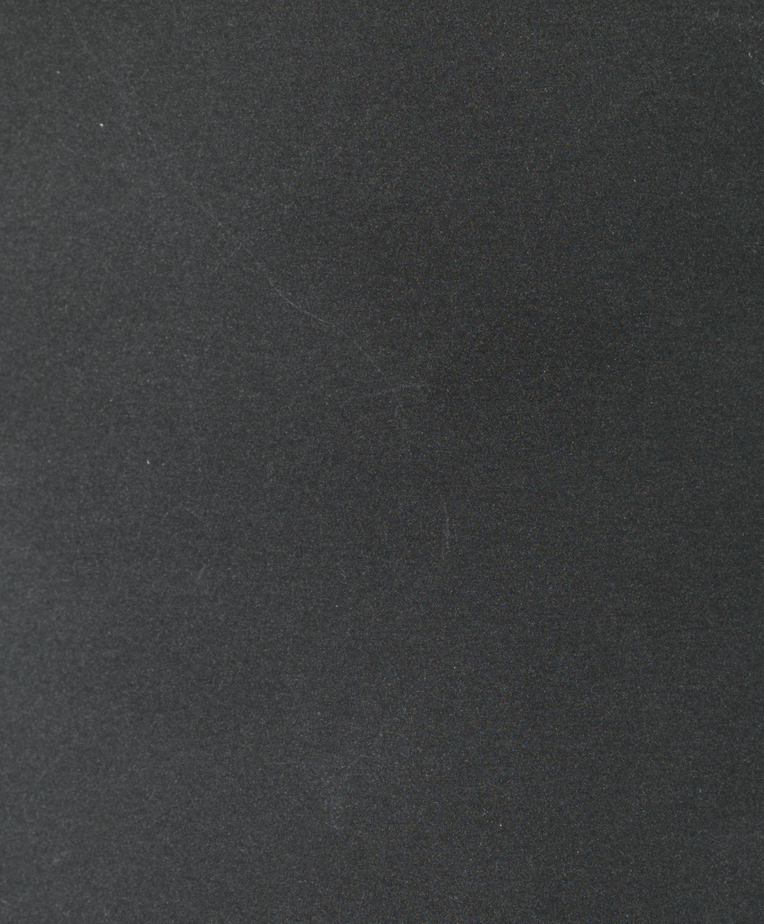
#> input picture input/camera_75.png, 764 x 924 px, shrunk from 1393 x 1686 before the run; its folder holds only this picture in this run
$ python gabor_detector.py   (older library calls are emulated)
#> lines starting #> are read from the running program, lines starting #| are printed output that depends on the picture
import numpy as np
import cv2

from skimage.feature import hessian_matrix, hessian_matrix_eigvals
from skimage import morphology

def build_filters():
	filters = []
	ksize = 51
	sigma = 4.2
	lamda = 10.0
	gamma = 0.3
	psi = 0
	for theta in np.arange(0, np.pi, np.pi / 16):
		kern = cv2.getGaborKernel((ksize, ksize), sigma, theta, lamda, gamma, psi, ktype=cv2.CV_32F)
		kern /= 1.5*kern.sum()
		filters.append(kern)
	return filters

def process(img, filters):
	accum = np.zeros_like(img)
	for idx, kern in enumerate(filters):
		fimg = cv2.filter2D(img, cv2.CV_8UC3, kern)
		# cv2.imwrite('out/gabor_%02d.png'%idx, fimg)
		np.maximum(accum, fimg, accum)
	return accum

if __name__ == '__main__':
	import os, sys

	filters = build_filters()

	img_list = os.listdir('input')

	for img_fn in img_list:

		img = cv2.cvtColor(cv2.imread('input/' + img_fn), cv2.COLOR_BGR2GRAY)
#> img: shape (924, 764); min 34, max 200, mean 60.2

		res1 = process(img, filters)
#> the loop in process, `for idx, kern in enumerate(filters):` made 16 passes
#> pass 1, in process, `fimg = cv2.filter2D(img, cv2.CV_8UC3, kern)`:
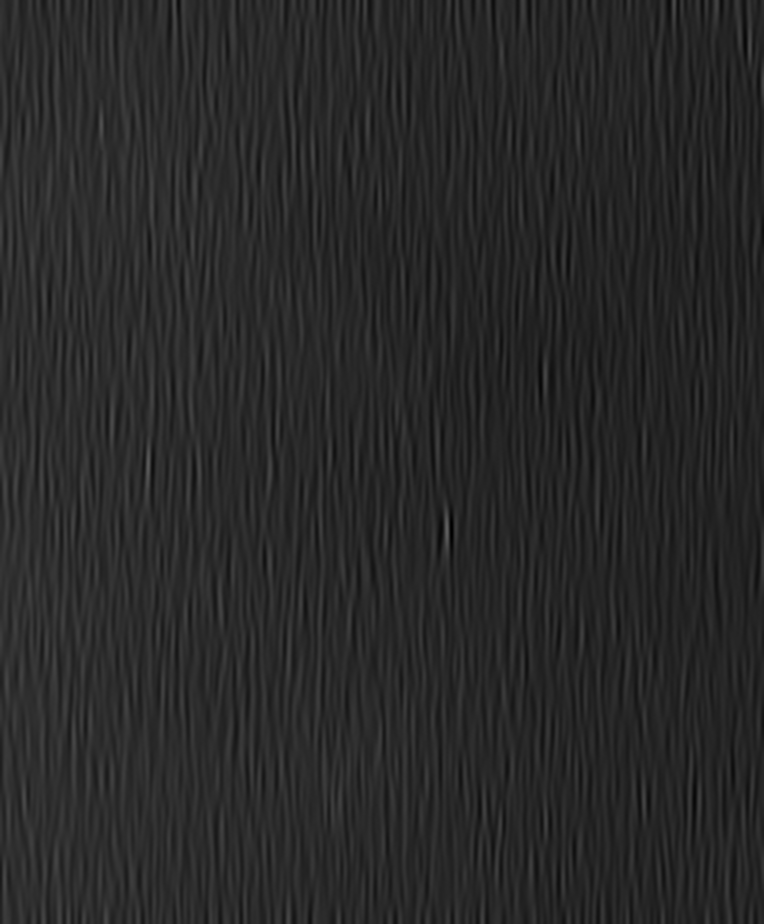
#> fimg: shape (924, 764); min 0, max 94, mean 40.1

		cv2.imwrite('out_gabor/' + img_fn, res1)

		# edges = cv2.Canny(res1,res1.max()*.8,res1.max()*.9)
		# edges = cv2.Canny(res1, 50, 200)

		hxx, hxy, hyy = hessian_matrix(res1, sigma=3)
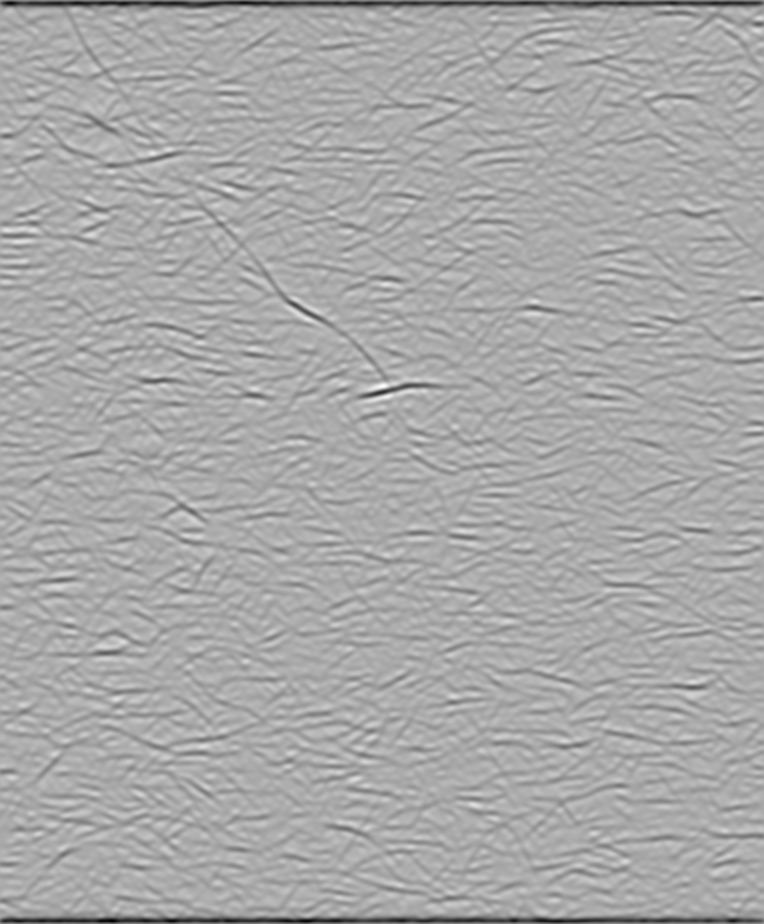
#> hxx: shape (924, 764) float64; min -0.00695, max 0.00348, mean -5.72e-05; drawn with min black and max white
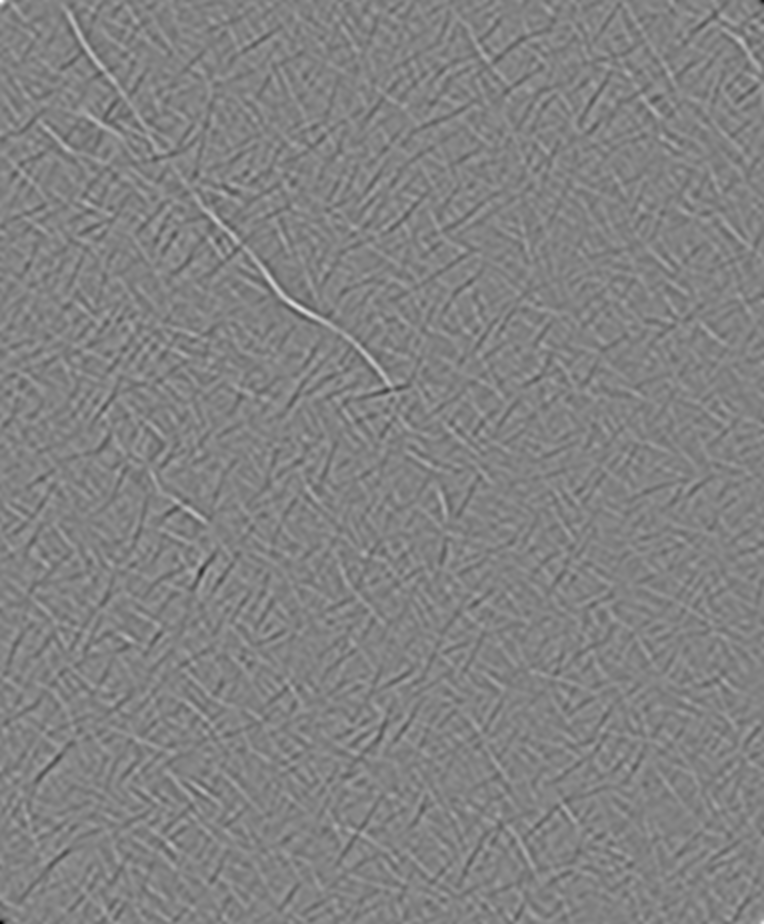
#> hxy: shape (924, 764) float64; min -0.00357, max 0.00338, mean -1.73e-08; drawn with min black and max white
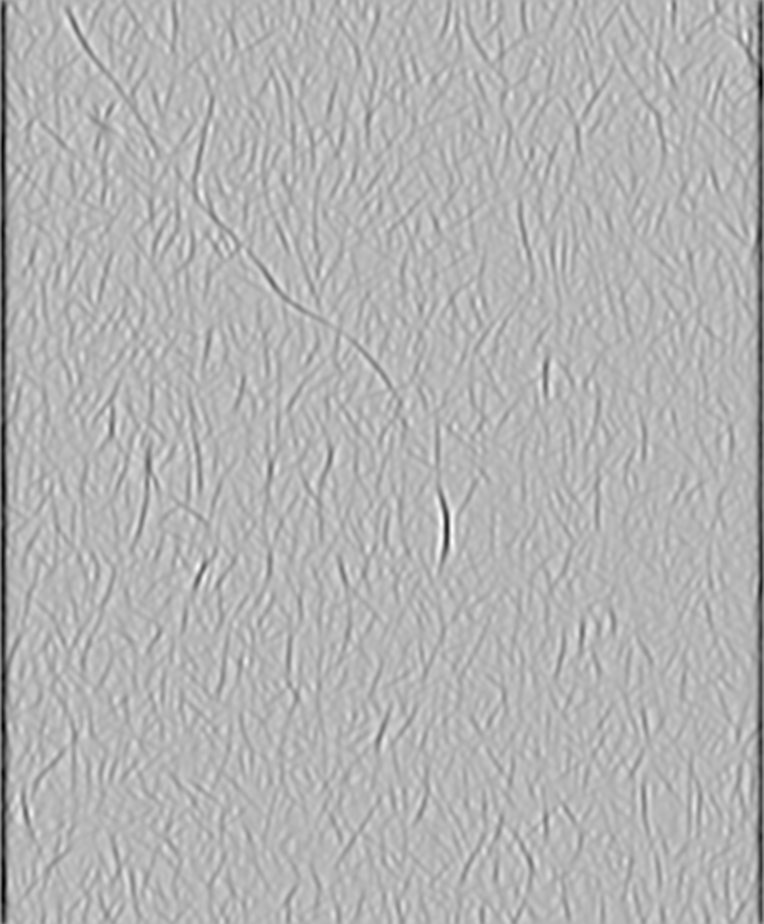
#> hyy: shape (924, 764) float64; min -0.00699, max 0.00283, mean -6.99e-05; drawn with min black and max white
#> (the run stopped early here; a loop or call above may not have finished)
